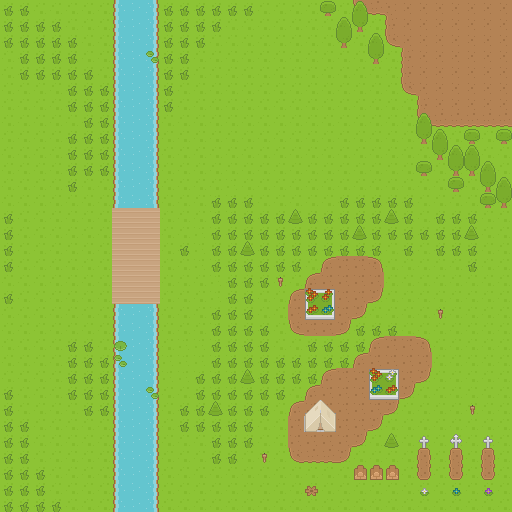

A level layout from a 2D game, rendered from its tile map. Below: a short description, then the map file with tile-grid data replaced by summaries:
An orthogonal 32x32 tile map with 16x16 px tiles, 4 tile layers (under, under-overlay, middle, over) and 6 objects (3x monster, speaker, critter, roast).

<map version="1.0" tiledversion="1.1.5" orientation="orthogonal" renderorder="right-down" width="32" height="32" tilewidth="16" tileheight="16" infinite="0" nextobjectid="41">
 <tileset firstgid="1" name="roguelike_general" tilewidth="16" tileheight="16" spacing="1" tilecount="1767" columns="57">
  <image source="../../../sprites/tiles/roguelike.png" width="968" height="526" />
 </tileset>
 <layer name="under" width="32" height="32">
  <data>[1024 cells, 1024 non-empty, 5 distinct tile ids]</data>
 </layer>
 <layer name="under-overlay" width="32" height="32">
  <data>[1024 cells, 297 non-empty, 25 distinct tile ids]</data>
 </layer>
 <objectgroup name="objects">
  <object id="31" name="villager" type="speaker" x="326" y="449.333">
   <properties>
    <property name="phrase" value="Not many visitors these days." />
   </properties>
   <point />
  </object>
  <object id="33" name="critter" type="critter" x="354.167" y="450.667">
   <point />
  </object>
  <object id="37" name="roast" type="roast" x="298" y="476">
   <point />
  </object>
  <object id="38" name="monster" type="monster" x="266" y="90">
   <point />
  </object>
  <object id="39" name="monster" type="monster" x="216" y="144.667">
   <point />
  </object>
  <object id="40" name="monster" type="monster" x="335.333" y="122.667">
   <point />
  </object>
 </objectgroup>
 <layer name="middle" width="32" height="32">
  <data>[1024 cells, 101 non-empty, 10 distinct tile ids]</data>
 </layer>
 <layer name="over" width="32" height="32">
  <data>[1024 cells, 15 non-empty, 5 distinct tile ids]</data>
 </layer>
</map>